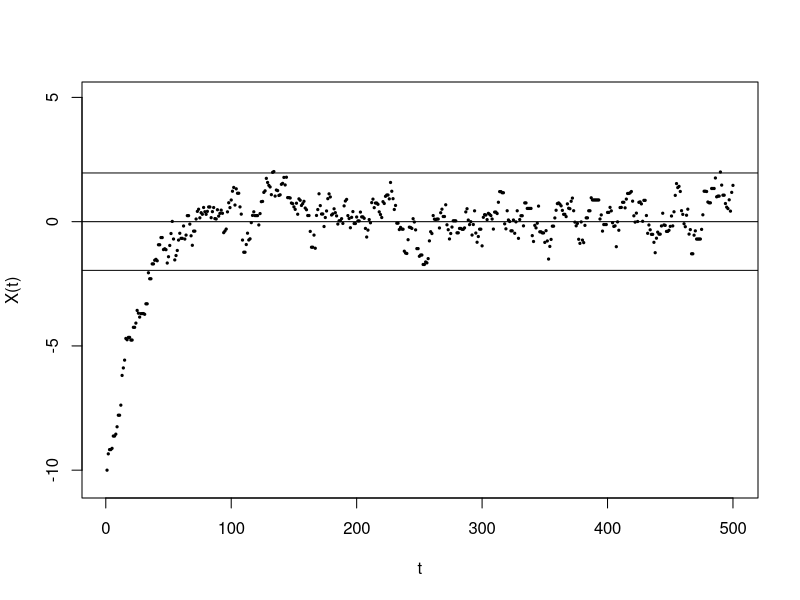
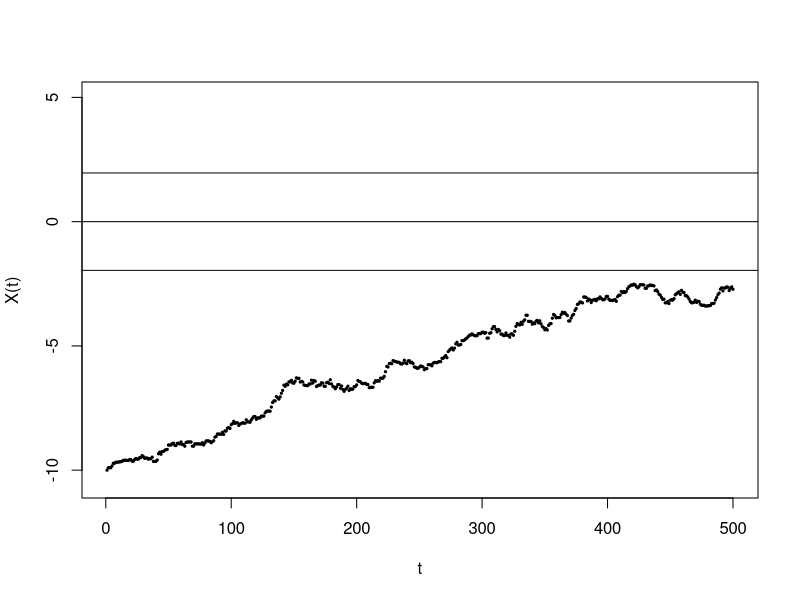
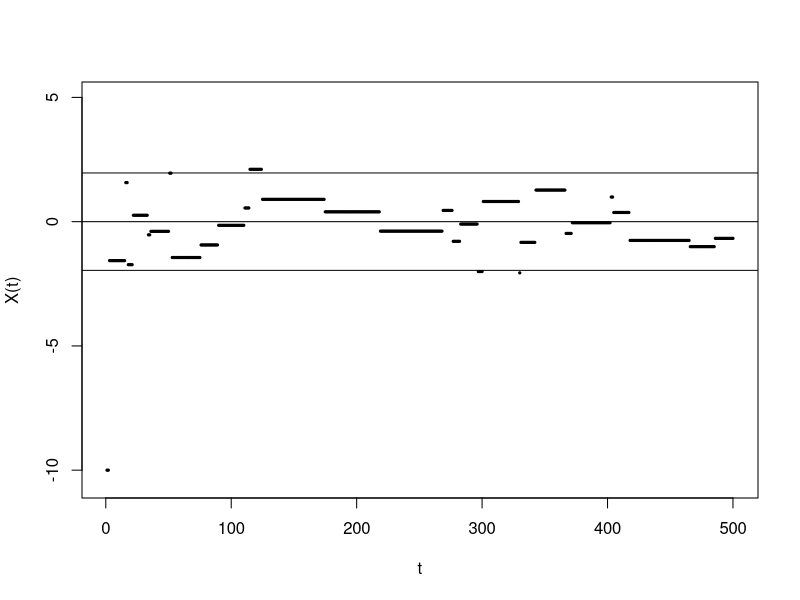

Recreate these plots in R, in order.
f.OU.MC<-function(nstep,X0){
    vN<-1:nstep
    vX<-rep(X0,nstep)
    X<-X0
    for (i in 2:nstep){
      X<-exp(-0.1)*X+rnorm(1,0,sqrt(2.5*(1-exp(-0.2))))
      vX[i]<-X
    }
    plot(vN,vX,pch=19,cex=0.3,col="black",xlab="t",ylab="X(t)",main="",ylim=c(min(X0-0.5,-5),max(5,X0+0.5)))
    abline(h=0)
    abline(h=1.96)
    abline(h=-1.96)
}

f.MCMC.MH<-function(nstep,X0,props){
    vN<-1:nstep
    vX<-rep(X0,nstep)
    for (i in 2:nstep){
      X<-vX[i-1]
      Y<-rnorm(1,mean=X,sd=props)
      u<-runif(1)
      a<-min(c(1,(dnorm(Y)*dnorm(X,mean=Y,sd=props))/(dnorm(X)*dnorm(Y,mean=X,sd=props))))
      print(a)
      if(u <= a) vX[i]<-Y
      else vX[i]<-X 
    }
    plot(vN,vX,pch=19,cex=0.3,col="black",xlab="t",ylab="X(t)",main="",ylim=c(min(X0-0.5,-5),max(5,X0+0.5)))
    abline(h=0)
    abline(h=1.96)
    abline(h=-1.96)
}

# q normal with sd:props
f.MCMC.MH(500,-10,0.5)
f.MCMC.MH(500,-10,0.1)
f.MCMC.MH(500,-10,20)
	    
	    
